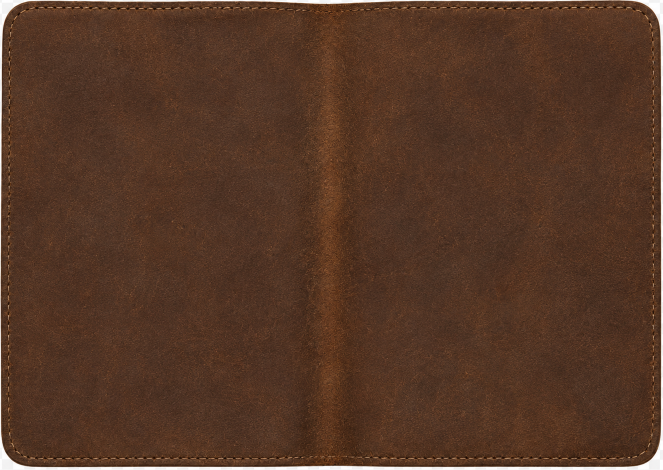
#> input picture assets/desk-study/leather-cover-crop.png, 1326 x 940 px (shown at 1/2 size)
$ python make_cover_textures.py
#> lines starting #> are read from the running program, lines starting #| are printed output that depends on the picture
"""Prepare leather maps from the project's existing unlettered cover artwork."""
from pathlib import Path
import numpy as np
from PIL import Image, ImageFilter

ROOT=Path(__file__).resolve().parents[2]
out=ROOT/'assets/desk-study/leather'
out.mkdir(parents=True,exist_ok=True)
source=Image.open(ROOT/'assets/desk-study/leather-cover-crop.png').convert('RGB')
#> source is the input picture: PIL image 1326x940 RGB; mean R, G, B 85.7, 55.8, 39
w,h=source.size
#> w = 1326; h = 940
color=source.crop((int(w*.20),int(h*.20),int(w*.80),int(h*.80))).resize((512,512),Image.Resampling.LANCZOS)
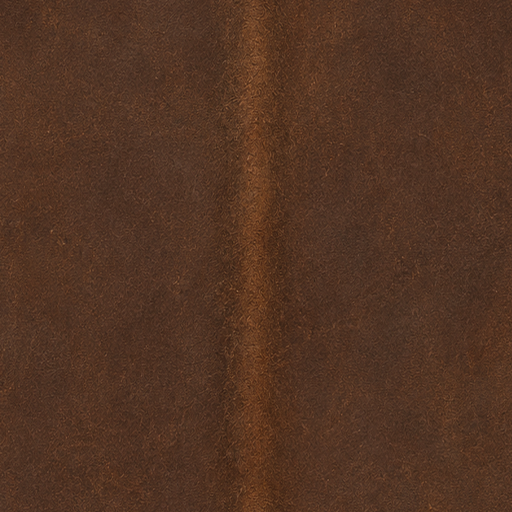
#> color: PIL image 512x512 RGB; mean R, G, B 82.6, 52.4, 35.5
color.save(out/'cover-color.jpg',quality=91,subsampling=0,optimize=True)
gray=np.asarray(color.convert('L'),dtype=float)/255
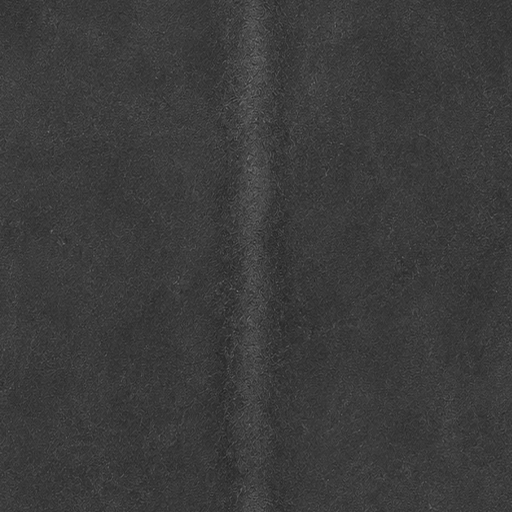
#> gray: shape (512, 512) float64; min 0.125, max 0.467, mean 0.233
low=np.asarray(color.convert('L').filter(ImageFilter.GaussianBlur(2.2)),dtype=float)/255
height=gray-low
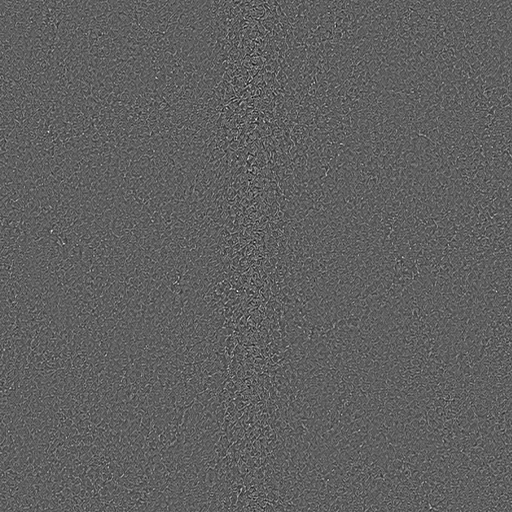
#> height: shape (512, 512) float64; min -0.133, max 0.22, mean -1e-05; drawn with min black and max white
dx=(np.roll(height,-1,axis=1)-np.roll(height,1,axis=1))*.5
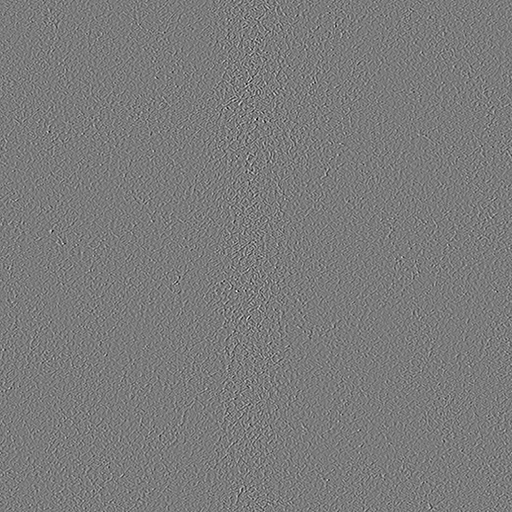
#> dx: shape (512, 512) float64; min -0.125, max 0.133, mean -1.27e-21; drawn with min black and max white
dy=(np.roll(height,-1,axis=0)-np.roll(height,1,axis=0))*.5
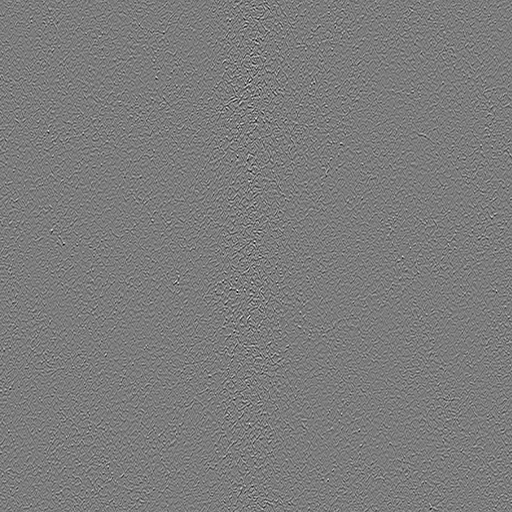
#> dy: shape (512, 512) float64; min -0.125, max 0.131, mean -2.12e-21; drawn with min black and max white
normal=np.stack([-dx*5,dy*5,np.ones_like(height)],axis=-1)
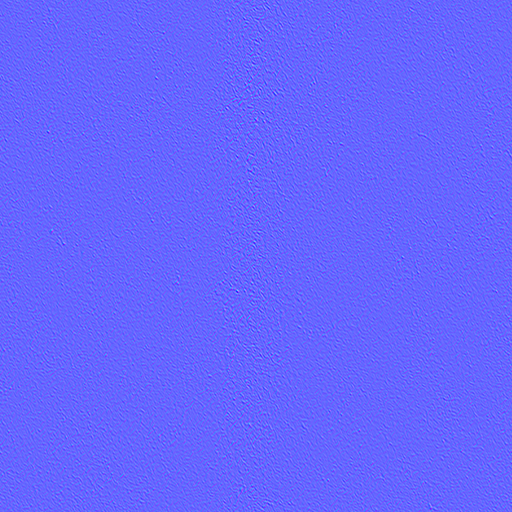
#> normal: shape (512, 512, 3) float64; mean of channels 0, 1, 2 2.28e-20, -5.47e-19, 1; drawn with min black and max white
normal/=np.linalg.norm(normal,axis=-1,keepdims=True)
Image.fromarray(np.uint8((normal*.5+.5)*255)).save(out/'cover-normal.png')
Image.fromarray(np.uint8(np.clip(.75+height*.5,0,1)*255)).save(out/'cover-roughness.png')
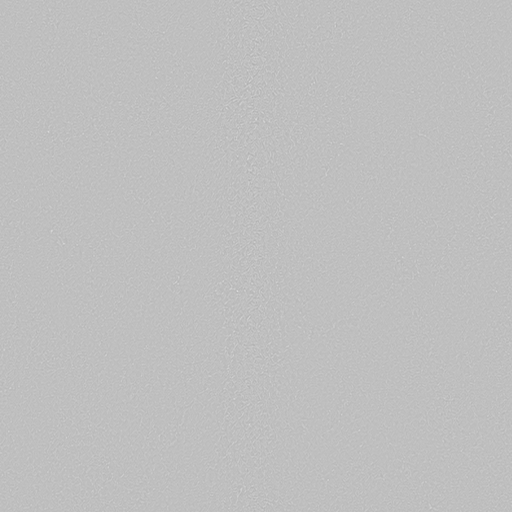
#> saved as cover-roughness.png: PIL image 512x512 L; min 174, max 219, mean 190.7
print('Prepared leather albedo, normal and roughness maps')
